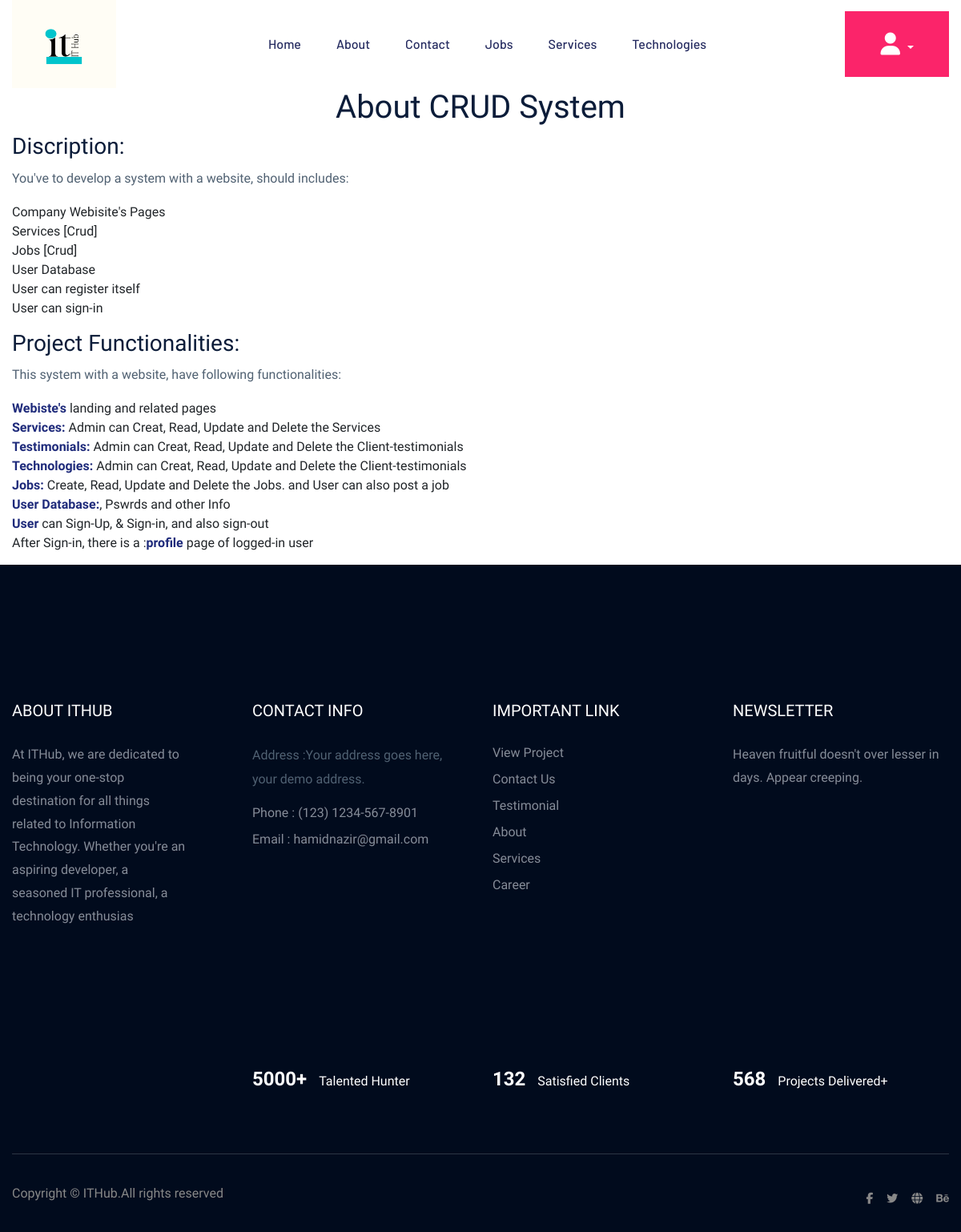
The page /about/ on the database its author committed.
### company/models.py (models this page shows)
class Company_Details(models.Model):
    com_name=models.CharField(max_length=50)
    com_discription=models.CharField(max_length=200, default="")
    com_info=models.CharField(max_length=400, blank=True)
    com_logo=models.ImageField(upload_to="img/", default="")
    com_email=models.CharField(max_length=400, default="",  blank=True)
    com_location_1=models.CharField(max_length=400, default="",  blank=True)
    com_location_2=models.CharField(max_length=400, default="",  blank=True)
    com_location_3=models.CharField(max_length=400, default="",  blank=True)
    com_location_4=models.CharField(max_length=400, default="",  blank=True)
    com_phone=models.CharField(max_length=400, default="",  blank=True)
    com_facebook=models.CharField(max_length=400, default="",  blank=True)
    com_linkedin=models.CharField(max_length=400, default="",  blank=True)
    com_instagram=models.CharField(max_length=400, default="",  blank=True)
    com_slack=models.CharField(max_length=400, default="",  blank=True)
    com_skype=models.CharField(max_length=400, default="",  blank=True)
    com_youtube=models.CharField(max_length=400, default="",  blank=True)

### company/views.py (the view)
# urls.py: path('about/', views.About, name='about'),
def About(request):
    technology= Technology.objects.all()
    company_details=Company_Details.objects.all()
    services= Service.objects.all()
    my_dict={
            'technology': technology,
            'company_details':company_details,
            'services': services,
            }
    return render (request, 'company/about.html', my_dict)

### company/templates/company/about.html (shortened to what this page needs)
{% extends "company/basic.html" %}
{% block body%}
<div class="container">
<h1 class="text-center" >About CRUD System</h1>
<h3>Discription:</h3>
<p>You've to develop a system with a website, should includes:
    <li>Company Webisite's Pages</li>
    <li>Services [Crud]</li>
    <li>Jobs [Crud]</li>
    <li>User Database</li>
    <li>User can register itself</li>
    <li>User can sign-in</li>
</p>
<h3>Project Functionalities:</h3>
<p>This system with a website, have following functionalities:
    <li><b>Webiste's</b> landing and related pages</li>
    <li><b>Services:</b> Admin can Creat, Read, Update and Delete the Services </li>
    <li><b>Testimonials:</b> Admin can Creat, Read, Update and Delete the Client-testimonials </li>
    <li><b>Technologies:</b> Admin can Creat, Read, Update and Delete the Client-testimonials </li>
    <li><b>Jobs:</b> Create, Read, Update and Delete the Jobs. and </b>User</b> can also post a job </li>
    <li><b>User Database:</b>, Pswrds and other Info</li>
    <li><b>User</b> can Sign-Up, & Sign-in, and also sign-out</li>
    <li>After Sign-in, there is a :<b>profile</b> page of logged-in user</li>
</p>
</div>
{% endblock %}

### company/templates/company/basic.html (shortened to what this page needs)
<!DOCTYPE html>
<html lang="en">
<head>
    {% load static %}
    <link rel="stylesheet" href="https://cdn.jsdelivr.net/npm/bootstrap@5.3.2/dist/css/bootstrap.min.css">
    <link rel="stylesheet" href="{% static 'css/owl.carousel.min.css' %}">
    <link rel="stylesheet" href="{% static 'css/flaticon.css' %}">
    <link rel="stylesheet" href="{% static 'css/price_rangs.css' %}">
    <link rel="stylesheet" href="{% static 'css/slicknav.css' %}">
    <link rel="stylesheet" href="{% static 'css/animate.min.css' %}">
    <link rel="stylesheet" href="{% static 'css/magnific-popup.css' %}">
    <link rel="stylesheet" href="{% static 'css/fontawesome-all.min.css' %}">
    <link rel="stylesheet" href="{% static 'css/themify-icons.css' %}">
    <link rel="stylesheet" href="{% static 'css/slick.css' %}">
    <link rel="stylesheet" href="{% static 'css/bootstrap.min.css'%}" >
    <link rel="stylesheet" href="{% static 'css/nice-select.css' %}">
    <link rel="stylesheet" href="{% static 'css/style.css' %}">
    <link rel="stylesheet" href="{% static 'css/responsive.css' %}">
    <link rel="stylesheet" href="{% static 'css/main.css' %}">
</head>
<body>
  <header>
     <div class="header-area header-transparrent">
         <div class="headder-top header-sticky">
              <div class="container">
                  <div class="row align-items-center">
                      <div class="col-lg-3 col-md-2">
                          <div class="logo">
                              <a href="index.html"><img style=" height: 110px;  width: 130px;" src="/media/{{company_details.0.com_logo}}" alt="">
                              </a>
                          </div>
                      </div>
                      <div class="col-lg-9 col-md-9">
                          <div class="menu-wrapper">
                              <div class="main-menu">
                                  <nav class="d-none d-lg-block">
                                      <ul id="navigation">
                                          <li><a href="{% url 'home' %}">Home</a></li>
                                          <li><a href="{% url 'about' %}">About</a></li>
                                          <li><a href="{% url 'contact' %}">Contact</a></li>
                                          <li><a href="{% url 'jobs' %}">Jobs</a></li>
                                          <li><a href="{% url 'OurServices' %}">Services</a>
                                          </li>
                                          <li><a href="#">Technologies</a>
                                          </li>
                                      </ul>
                                  </nav>
                              </div>
                              <div class="dropdown">
                                <button class="btn dropdown-toggle" type="button" data-bs-toggle="dropdown" aria-expanded="false">
                                    <i class="fa-solid fa-user fa-2x User_icon"></i>
                                </button>
                              </div>
                          </div>
                      </div>
                  </div>
              </div>
         </div>
     </div>
  </header>
{% block body%} {% endblock %}
<footer>
  <div class="footer-area footer-bg footer-padding">
      <div class="container">
          <div class="row d-flex justify-content-between">
              <div class="col-xl-3 col-lg-3 col-md-4 col-sm-6">
                 <div class="single-footer-caption mb-50">
                   <div class="single-footer-caption mb-30">
                       <div class="footer-tittle">
                           <h4>About {{company_details.0.com_name}}</h4>
                           <div class="footer-pera">
                               <p>{{company_details.0.com_discription}}</p>
                          </div>
                       </div>
                   </div>
                 </div>
              </div>
              <div class="col-xl-3 col-lg-3 col-md-4 col-sm-5">
                  <div class="single-footer-caption mb-50">
                      <div class="footer-tittle">
                          <h4>Contact Info</h4>
                          <ul>
                              <li>
                              <p>Address :Your address goes
                                  here, your demo address.</p>
                              </li>
                              <li><a href="#">Phone : {{company_details.0.com_phone}}</a></li>
                              <li><a href="#">Email : {{company_details.0.com_email}}</a></li>
                          </ul>
                      </div>
                  </div>
              </div>
              <div class="col-xl-3 col-lg-3 col-md-4 col-sm-5">
                  <div class="single-footer-caption mb-50">
                      <div class="footer-tittle">
                          <h4>Important Link</h4>
                          <ul>
                              <li><a href="{% url 'home' %}"> View Project</a></li>
                              <li><a href="{% url 'contact' %}">Contact Us</a></li>
                              <li><a href="{% url 'home' %}">Testimonial</a></li>
                              <li><a href="{% url 'about' %}">About</a></li>
                              <li><a href="{% url 'OurServices' %}">Services</a></li>
                              <li><a href="{% url 'jobs' %}">Career</a></li>
                          </ul>
                      </div>
                  </div>
              </div>
              <div class="col-xl-3 col-lg-3 col-md-4 col-sm-5">
                  <div class="single-footer-caption mb-50">
                      <div class="footer-tittle">
                          <h4>Newsletter</h4>
                          <div class="footer-pera footer-pera2">
                           <p>Heaven fruitful doesn't over lesser in days. Appear creeping.</p>
                       </div>
                      </div>
                  </div>
              </div>
          </div>
         <div class="row footer-wejed justify-content-between">
              <div class="col-xl-3 col-lg-3 col-md-4 col-sm-6">
                  <div class="footer-logo mb-20">
                  </div>
              </div>
              <div class="col-xl-3 col-lg-3 col-md-4 col-sm-5">
              <div class="footer-tittle-bottom">
                  <span>5000+</span>
                  <p>Talented Hunter</p>
              </div>
              </div>
              <div class="col-xl-3 col-lg-3 col-md-4 col-sm-5">
                  <div class="footer-tittle-bottom">
                      <span>132</span>
                      <p>Satisfied Clients</p>
                  </div>
              </div>
              <div class="col-xl-3 col-lg-3 col-md-4 col-sm-5">
                  <div class="footer-tittle-bottom">
                      <span>568</span>
                      <p>Projects Delivered+</p>
                  </div>
              </div>
         </div>
      </div>
  </div>
  <div class="footer-bottom-area footer-bg">
      <div class="container">
          <div class="footer-border">
               <div class="row d-flex justify-content-between align-items-center">
                   <div class="col-xl-10 col-lg-10 ">
                       <div class="footer-copy-right">
                           <p>
 Copyright &copy; {{company_details.0.com_name}}.All rights reserved </p>
                       </div>
                   </div>
                   <div class="col-xl-2 col-lg-2">
                       <div class="footer-social f-right">
                           <a href="#"><i class="fab fa-facebook-f"></i></a>
                           <a href="#"><i class="fab fa-twitter"></i></a>
                           <a href="#"><i class="fas fa-globe"></i></a>
                           <a href="#"><i class="fab fa-behance"></i></a>
                       </div>
                   </div>
               </div>
          </div>
      </div>
  </div>
</footer>
</body>
</html>

### rows shown on the page
Company_Details: com_logo (picture), com_name "ITHUB", com_discription "At ITHub, we are dedicated to being your one-stop destination for all things related to Information Technology. Whether you're an aspiring developer, a seasoned IT professional, a technology enthusias", com_phone "(123) 1234-567-8901", com_email "hamidnazir@gmail.com", com_name "ITHub"
